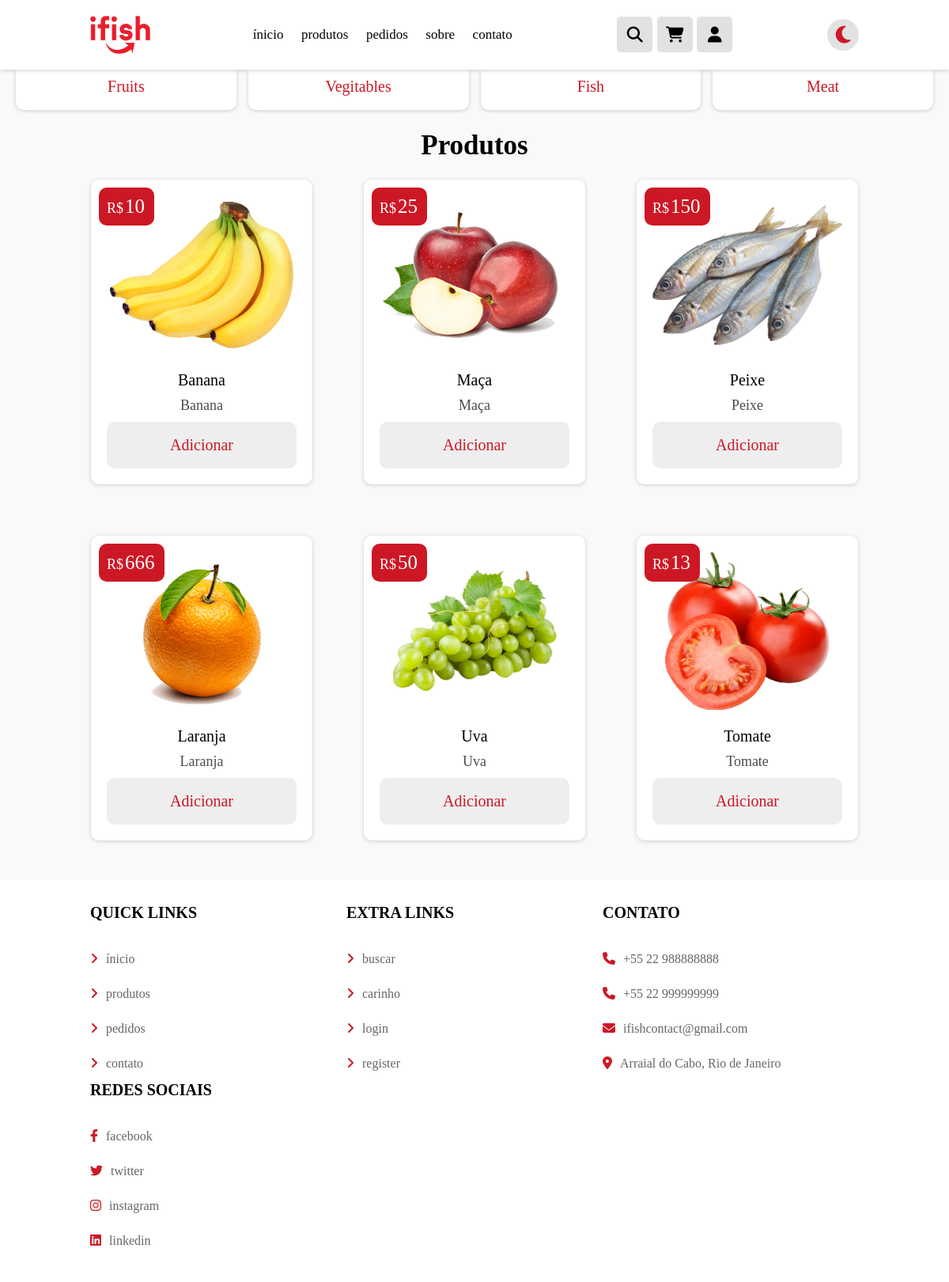
Screenshot of /produtos.php (signed in) with the database file from the repository.
### tables this page shows
CREATE TABLE `produtos` (
  `id` int(100) NOT NULL,
  `nome` varchar(100) NOT NULL,
  `categoria` varchar(20) NOT NULL,
  `detalhes` varchar(500) NOT NULL,
  `preco` int(100) NOT NULL,
  `image` varchar(100) NOT NULL
);

### produtos.php (the view, shortened to what this page needs)
<!DOCTYPE html>
<html lang="pt-BR">
<head>
   <link rel="stylesheet" href="css/index.css">
   <link rel="stylesheet" href="css/header.css">
   <link rel="stylesheet" href="css/footer.css">
   <link rel="stylesheet" href="css/produtos.css">
   <link rel="stylesheet" href="https://cdnjs.cloudflare.com/ajax/libs/font-awesome/6.2.0/css/all.min.css" />
</head>
<body class="body">
   <?php include 'header.php'; ?>
   <section class="p-category">
      <a href="categoria.php?categoria=fruits">fruits</a>
      <a href="categoria.php?categoria=vegitables">vegitables</a>
      <a href="categoria.php?categoria=fish">fish</a>
      <a href="categoria.php?categoria=meat">meat</a>
   </section>
   <section class="produtos">
      <h1 class="titulo">produtos</h1>
      <div class="box-container">
         <?php
         $select_products = $conn->prepare("SELECT * FROM `produtos`");
         $select_products->execute();
         if ($select_products->rowCount() > 0) {
            while ($fetch_products = $select_products->fetch(PDO::FETCH_ASSOC)) {
         ?>
               <div class="card-produtos">
                  <form action="" class="box" method="POST">
                     <div class="preco">R$<span><?= $fetch_products['preco']; ?></span></div>
                     <img src="uploaded_img/<?= $fetch_products['image']; ?>" alt="">
                     <div class="nome"><?= $fetch_products['nome']; ?></div>
                     <div class="detalhes"><?= $fetch_products['detalhes']; ?></div>
                     <input type="submit" value="Adicionar" class="btn" name="adicionar_carrinho">
                  </form>
               </div>
         <?php
            }
         } else {
            echo '<p class="empty">no products added yet!</p>';
         }
         ?>
      </div>
   </section>
   <?php include 'footer.php'; ?>
</body>
</html>

### css/index.css (style rules this page uses)
:root { --white:#ffffff; --white-medium:#f9f9f9; --light-color:#666; --black:#000000; --red:#cc1825; --dark-red:#9a1e25; --box-shadow:0 0.1rem 0.5rem #ccc; --box-shadow-dark:0 0.1rem 0.5rem rgb(20, 20, 20); }
* { font-family: SulSansRegular; margin:0; padding:0; box-sizing: border-box; outline: none; border:none; text-decoration: none; text-transform: none; transition: all .2s linear; }
html { font-size: 62.5%; overflow-x: hidden; scroll-behavior: smooth; scroll-padding-top: 7rem; }
body { margin: 0; background: var(--white-medium); }
a { outline: hidden; text-decoration: none; text-align: center; }

### css/header.css (style rules this page uses)
:root { --white:#ffffff; --white-medium:#f9f9f9; --light-color:#666; --black:#000000; --red:#cc1825; --dark-red:#9a1e25; --box-shadow:0 0.1rem 0.5rem #ccc; --box-shadow-dark:0 0.1rem 0.5rem rgb(20, 20, 20); }
.btn { margin-top: 1rem; display: inline-block; padding: 1.8rem 3rem; font-size: 2rem; border-radius: 10px; color:var(--black); cursor: pointer; background: #fff; }

### css/produtos.css (style rules this page uses)
:root { --white: #ffffff; --white-medium: #f9f9f9; --light-color: #666; --black: #000000; --red: #cc1825; --dark-red: #9a1e25; --box-shadow: 0 0.1rem 0.5rem #ccc; --box-shadow-dark: 0 0.1rem 0.5rem rgb(20, 20, 20); }
.titulo { font-weight: bold; text-align: center; padding-top: 2.5rem; margin-bottom: 2.3rem; text-transform: capitalize; color: var(--black); font-size: 3.5rem; }
.btn { margin-top: 1rem; display: inline-block; padding: 1.8rem 3rem; font-size: 2rem; border-radius: 10px; color: var(--black); cursor: pointer; background: #fff; }
.card-produtos .btn { color: var(--red); background: #eee; text-align: center; width: 100%; }
.card-produtos { width: 100%; display: flex; align-items: center; justify-content: center; }
.produtos { padding-top: 0; padding-bottom: 5rem; padding-right: 2rem; padding-left: 2rem; max-width: 1200px; margin: 0 auto; }
.produtos .box-container { display: grid; grid-template-columns: repeat(auto-fit, 28rem); gap: 6.5rem; justify-content: center; align-items: flex-start; }
.produtos .box-container .box { padding: 2rem; text-align: center; background-color: var(--white); box-shadow: var(--box-shadow); border-radius: 10px; position: relative; }
.produtos .box-container .box .preco { position: absolute; top: 1rem; left: 1rem; padding: 1rem; border-radius: 10px; background-color: var(--red); font-size: 1.8rem; color: var(--white); }
.produtos .box-container .box .preco span { font-size: 2.5rem; color: var(--white); margin: 0 .2rem; }
.produtos .box-container .box img { width: 100%; margin-bottom: 1rem; }
.produtos .box-container .box .nome { font-size: 2rem; color: var(--black); padding: 1rem 0; }
.produtos .box-container .box .detalhes { font-size: 1.8rem; color: var(--black); opacity: 70%; }
.p-category { padding: 3rem 2rem; max-width: 1200px; margin: 0 auto; margin-top: 50px; display: grid; grid-template-columns: repeat(auto-fit, minmax(27rem, 1fr)); gap: 1.5rem; justify-content: center; align-items: flex-start; }
.p-category { padding-bottom: 0; }
.p-category a { padding: 1.8rem 3rem; text-align: center; border: var(--border); background-color: var(--white); box-shadow: var(--box-shadow); border-radius: 10px; font-size: 2rem; text-transform: capitalize; color: var(--red); transition: all 0.3s; }

### rows the page displays
produtos: preco "10", image (picture), nome "Banana", detalhes "Banana"
produtos: preco "25", image (picture), nome "Maça", detalhes "Maça"
produtos: preco "150", image (picture), nome "Peixe", detalhes "Peixe"
produtos: preco "666", image (picture), nome "Laranja", detalhes "Laranja"
produtos: preco "50", image (picture), nome "Uva", detalhes "Uva"
produtos: preco "13", image (picture), nome "Tomate", detalhes "Tomate"
